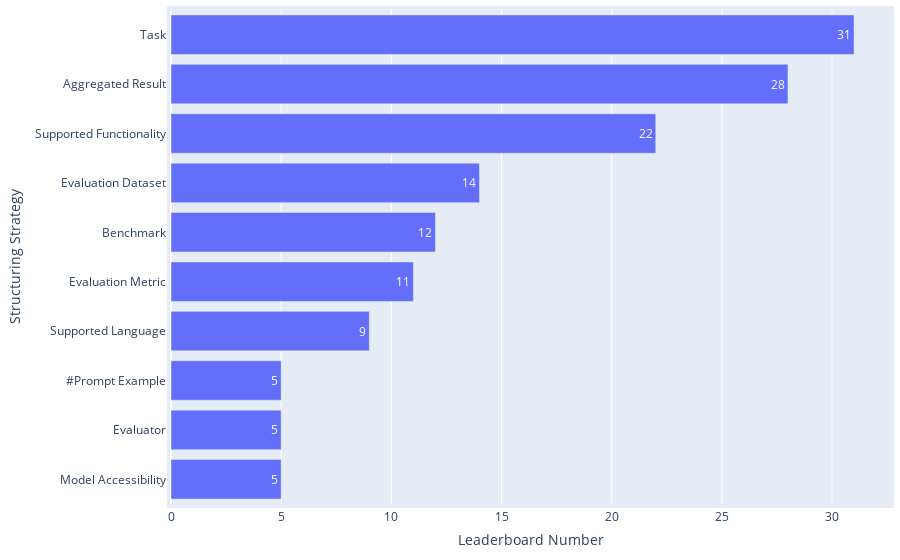

The cell this chart's notebook holds for it:
### Code cell
df = pd.read_csv(path_rq1 / 'Leaderboard_processed.csv')
df = df[df['Host platforms'] != "['PapersWithCode']"]
df_split = df[df['#Structuring strategy (non-pwc)'] > 0]
print(f'{len(df_split)} leaderboards have adopted multiple structuring strategies, accounting for {round(len(df_split)/len(df)*100,2)}% of the total.')

df_split['Structuring strategies (non-pwc)'] = df_split['Structuring strategies (non-pwc)'].apply(ast.literal_eval)
df_split2 = df_split.explode('Structuring strategies (non-pwc)').groupby('Structuring strategies (non-pwc)').size().reset_index(name='Frequency')
df_split2['Weight'] = 1

statistics = {
    'Property': 'Distribution of Leaderboards across Structuring Strategies (non-pwc)',
    'Mean': round(np.mean(df_split2['Frequency']), 2),
    'Median': np.median(df_split2['Frequency']),
    'Mode': stats.mode(df_split2['Frequency'])[0],
    'Standard Deviation': round(np.std(df_split2['Frequency']), 2),
    'Gini Coefficient': round(ineqpy.inequality.gini(data=df_split2, income='Frequency', weights='Weight'), 3),
}
df_statistics = pd.read_csv(path_rq1 / 'leaderboard_statistics.csv')
if statistics['Property'] in df_statistics['Property'].values:
    # If the id exists, update the row
    df_statistics = df_statistics[df_statistics['Property'] != statistics['Property']]  # Remove the old row
    df_statistics = pd.concat([df_statistics, pd.DataFrame([statistics])], ignore_index=True)  # Insert the new row
else:
    # If the id does not exist, insert the new row
    df_statistics = pd.concat([df_statistics, pd.DataFrame([statistics])], ignore_index=True)
df_statistics.sort_values(by='Property', inplace=True)
df_statistics.to_csv(path_rq1 / 'leaderboard_statistics.csv', index=False)

df_top = df_split2.sort_values(by='Frequency', ascending=False).head(10)
print(f"{df_top['Structuring strategies (non-pwc)'].iloc[0]} is the most adopted structuring strategies, covering {round(df_top['Frequency'].iloc[0]/len(df_split)*100,2)}% ({df_top['Frequency'].iloc[0]} out of {len(df_split)}) leaderboards.")

fig = go.Figure(go.Bar(
        x=df_top['Frequency'],  # Values for the bar lengths
        y=df_top['Structuring strategies (non-pwc)'],  # Categories for each bar
        orientation='h',  # Sets the bars to be horizontal
        text=df_top['Frequency'],  # Adds the values as text on each bar
        textposition='auto'  # Automatically positions the text on the bars
))
fig.update_layout(
        xaxis_title='Leaderboard Number',
        yaxis_title='Structuring Strategy',
        yaxis_autorange='reversed'  # This line makes the bars go top-down
)
# Update the layout for a tighter look
fig.update_layout(
    autosize=True,
    margin=dict(
        l=10,  # Left margin
        r=10,  # Right margin
        b=10,  # Bottom margin
        t=10,  # Top margin
        pad=4  # Padding between the plot and the margin
    )
)
fig.show()

### Figure 1 — Plotly figure (JSON) as saved in the notebook; plotly's stock layout.template omitted (floating-point values rounded to 4 significant figures)
{"data": [{"orientation": "h", "text": [31, 28, 22, 14, 12, 11, 9, 5, 5, 5], "textposition": "auto", "type": "bar", "x": [31, 28, 22, 14, 12, 11, 9, 5, 5, 5], "y": ["Task", "Aggregated Result", "Supported Functionality", "Evaluation Dataset", "Benchmark", "Evaluation Metric", "Supported Language", "#Prompt Example", "Evaluator", "Model Accessibility"]}], "layout": {"autosize": true, "margin": {"b": 10, "l": 10, "pad": 4, "r": 10, "t": 10}, "xaxis": {"title": {"text": "Leaderboard Number"}}, "yaxis": {"autorange": "reversed", "title": {"text": "Structuring Strategy"}}}}
